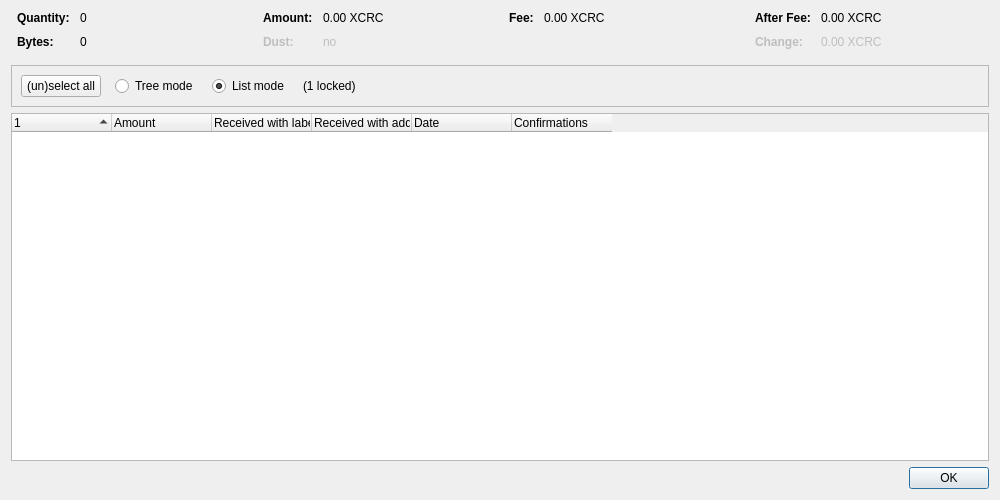
<?xml version="1.0" encoding="UTF-8"?>
<ui version="4.0">
 <class>CoinControlDialog</class>
 <widget class="QDialog" name="CoinControlDialog">
  <property name="geometry">
   <rect>
    <x>0</x>
    <y>0</y>
    <width>1000</width>
    <height>500</height>
   </rect>
  </property>
  <property name="windowTitle">
   <string>Coin Selection</string>
  </property>
  <layout class="QVBoxLayout" name="verticalLayout">
   <item>
    <layout class="QHBoxLayout" name="horizontalLayoutTop" stretch="0,0,0,0">
     <property name="topMargin">
      <number>0</number>
     </property>
     <property name="bottomMargin">
      <number>10</number>
     </property>
     <item>
      <layout class="QFormLayout" name="formLayoutCoinControl1">
       <property name="horizontalSpacing">
        <number>10</number>
       </property>
       <property name="verticalSpacing">
        <number>10</number>
       </property>
       <property name="leftMargin">
        <number>6</number>
       </property>
       <property name="rightMargin">
        <number>6</number>
       </property>
       <item row="0" column="0">
        <widget class="QLabel" name="labelCoinControlQuantityText">
         <property name="font">
          <font>
           <weight>75</weight>
           <bold>true</bold>
          </font>
         </property>
         <property name="text">
          <string>Quantity:</string>
         </property>
        </widget>
       </item>
       <item row="0" column="1">
        <widget class="QLabel" name="labelCoinControlQuantity">
         <property name="cursor">
          <cursorShape>IBeamCursor</cursorShape>
         </property>
         <property name="contextMenuPolicy">
          <enum>Qt::ActionsContextMenu</enum>
         </property>
         <property name="text">
          <string notr="true">0</string>
         </property>
         <property name="textInteractionFlags">
          <set>Qt::LinksAccessibleByMouse|Qt::TextSelectableByKeyboard|Qt::TextSelectableByMouse</set>
         </property>
        </widget>
       </item>
       <item row="1" column="0">
        <widget class="QLabel" name="labelCoinControlBytesText">
         <property name="font">
          <font>
           <weight>75</weight>
           <bold>true</bold>
          </font>
         </property>
         <property name="text">
          <string>Bytes:</string>
         </property>
        </widget>
       </item>
       <item row="1" column="1">
        <widget class="QLabel" name="labelCoinControlBytes">
         <property name="cursor">
          <cursorShape>IBeamCursor</cursorShape>
         </property>
         <property name="contextMenuPolicy">
          <enum>Qt::ActionsContextMenu</enum>
         </property>
         <property name="text">
          <string notr="true">0</string>
         </property>
         <property name="textInteractionFlags">
          <set>Qt::LinksAccessibleByMouse|Qt::TextSelectableByKeyboard|Qt::TextSelectableByMouse</set>
         </property>
        </widget>
       </item>
      </layout>
     </item>
     <item>
      <layout class="QFormLayout" name="formLayoutCoinControl2">
       <property name="horizontalSpacing">
        <number>10</number>
       </property>
       <property name="verticalSpacing">
        <number>10</number>
       </property>
       <property name="leftMargin">
        <number>6</number>
       </property>
       <property name="rightMargin">
        <number>6</number>
       </property>
       <item row="0" column="0">
        <widget class="QLabel" name="labelCoinControlAmountText">
         <property name="font">
          <font>
           <weight>75</weight>
           <bold>true</bold>
          </font>
         </property>
         <property name="text">
          <string>Amount:</string>
         </property>
        </widget>
       </item>
       <item row="0" column="1">
        <widget class="QLabel" name="labelCoinControlAmount">
         <property name="cursor">
          <cursorShape>IBeamCursor</cursorShape>
         </property>
         <property name="contextMenuPolicy">
          <enum>Qt::ActionsContextMenu</enum>
         </property>
         <property name="text">
          <string notr="true">0.00 XCRC</string>
         </property>
         <property name="textInteractionFlags">
          <set>Qt::LinksAccessibleByMouse|Qt::TextSelectableByKeyboard|Qt::TextSelectableByMouse</set>
         </property>
        </widget>
       </item>
       <item row="1" column="0">
        <widget class="QLabel" name="labelCoinControlLowOutputText">
         <property name="enabled">
          <bool>false</bool>
         </property>
         <property name="font">
          <font>
           <weight>75</weight>
           <bold>true</bold>
          </font>
         </property>
         <property name="text">
          <string>Dust:</string>
         </property>
        </widget>
       </item>
       <item row="1" column="1">
        <widget class="QLabel" name="labelCoinControlLowOutput">
         <property name="enabled">
          <bool>false</bool>
         </property>
         <property name="cursor">
          <cursorShape>IBeamCursor</cursorShape>
         </property>
         <property name="contextMenuPolicy">
          <enum>Qt::ActionsContextMenu</enum>
         </property>
         <property name="text">
          <string notr="true">no</string>
         </property>
         <property name="textInteractionFlags">
          <set>Qt::LinksAccessibleByMouse|Qt::TextSelectableByKeyboard|Qt::TextSelectableByMouse</set>
         </property>
        </widget>
       </item>
      </layout>
     </item>
     <item>
      <layout class="QFormLayout" name="formLayoutCoinControl3">
       <property name="horizontalSpacing">
        <number>10</number>
       </property>
       <property name="verticalSpacing">
        <number>10</number>
       </property>
       <property name="leftMargin">
        <number>6</number>
       </property>
       <property name="rightMargin">
        <number>6</number>
       </property>
       <item row="0" column="0">
        <widget class="QLabel" name="labelCoinControlFeeText">
         <property name="font">
          <font>
           <weight>75</weight>
           <bold>true</bold>
          </font>
         </property>
         <property name="text">
          <string>Fee:</string>
         </property>
        </widget>
       </item>
       <item row="0" column="1">
        <widget class="QLabel" name="labelCoinControlFee">
         <property name="cursor">
          <cursorShape>IBeamCursor</cursorShape>
         </property>
         <property name="contextMenuPolicy">
          <enum>Qt::ActionsContextMenu</enum>
         </property>
         <property name="text">
          <string notr="true">0.00 XCRC</string>
         </property>
         <property name="textInteractionFlags">
          <set>Qt::LinksAccessibleByMouse|Qt::TextSelectableByKeyboard|Qt::TextSelectableByMouse</set>
         </property>
        </widget>
       </item>
      </layout>
     </item>
     <item>
      <layout class="QFormLayout" name="formLayoutCoinControl4">
       <property name="horizontalSpacing">
        <number>10</number>
       </property>
       <property name="verticalSpacing">
        <number>10</number>
       </property>
       <property name="leftMargin">
        <number>6</number>
       </property>
       <property name="rightMargin">
        <number>6</number>
       </property>
       <item row="0" column="0">
        <widget class="QLabel" name="labelCoinControlAfterFeeText">
         <property name="font">
          <font>
           <weight>75</weight>
           <bold>true</bold>
          </font>
         </property>
         <property name="text">
          <string>After Fee:</string>
         </property>
        </widget>
       </item>
       <item row="0" column="1">
        <widget class="QLabel" name="labelCoinControlAfterFee">
         <property name="cursor">
          <cursorShape>IBeamCursor</cursorShape>
         </property>
         <property name="contextMenuPolicy">
          <enum>Qt::ActionsContextMenu</enum>
         </property>
         <property name="text">
          <string notr="true">0.00 XCRC</string>
         </property>
         <property name="textInteractionFlags">
          <set>Qt::LinksAccessibleByMouse|Qt::TextSelectableByKeyboard|Qt::TextSelectableByMouse</set>
         </property>
        </widget>
       </item>
       <item row="1" column="0">
        <widget class="QLabel" name="labelCoinControlChangeText">
         <property name="enabled">
          <bool>false</bool>
         </property>
         <property name="font">
          <font>
           <weight>75</weight>
           <bold>true</bold>
          </font>
         </property>
         <property name="text">
          <string>Change:</string>
         </property>
        </widget>
       </item>
       <item row="1" column="1">
        <widget class="QLabel" name="labelCoinControlChange">
         <property name="enabled">
          <bool>false</bool>
         </property>
         <property name="cursor">
          <cursorShape>IBeamCursor</cursorShape>
         </property>
         <property name="contextMenuPolicy">
          <enum>Qt::ActionsContextMenu</enum>
         </property>
         <property name="text">
          <string notr="true">0.00 XCRC</string>
         </property>
         <property name="textInteractionFlags">
          <set>Qt::LinksAccessibleByMouse|Qt::TextSelectableByKeyboard|Qt::TextSelectableByMouse</set>
         </property>
        </widget>
       </item>
      </layout>
     </item>
    </layout>
   </item>
   <item>
    <widget class="QFrame" name="frame">
     <property name="minimumSize">
      <size>
       <width>0</width>
       <height>40</height>
      </size>
     </property>
     <property name="frameShape">
      <enum>QFrame::StyledPanel</enum>
     </property>
     <property name="frameShadow">
      <enum>QFrame::Sunken</enum>
     </property>
     <layout class="QHBoxLayout" name="horizontalLayout">
      <item>
       <layout class="QHBoxLayout" name="horizontalLayoutPanel" stretch="0,0,0,0,0">
        <property name="spacing">
         <number>14</number>
        </property>
        <item>
         <widget class="QPushButton" name="pushButtonSelectAll">
          <property name="sizePolicy">
           <sizepolicy hsizetype="Maximum" vsizetype="Fixed">
            <horstretch>0</horstretch>
            <verstretch>0</verstretch>
           </sizepolicy>
          </property>
          <property name="text">
           <string>(un)select all</string>
          </property>
          <property name="autoDefault">
           <bool>false</bool>
          </property>
         </widget>
        </item>
        <item>
         <widget class="QRadioButton" name="radioTreeMode">
          <property name="sizePolicy">
           <sizepolicy hsizetype="Maximum" vsizetype="Fixed">
            <horstretch>0</horstretch>
            <verstretch>0</verstretch>
           </sizepolicy>
          </property>
          <property name="text">
           <string>Tree mode</string>
          </property>
         </widget>
        </item>
        <item>
         <widget class="QRadioButton" name="radioListMode">
          <property name="sizePolicy">
           <sizepolicy hsizetype="Maximum" vsizetype="Fixed">
            <horstretch>0</horstretch>
            <verstretch>0</verstretch>
           </sizepolicy>
          </property>
          <property name="text">
           <string>List mode</string>
          </property>
          <property name="checked">
           <bool>true</bool>
          </property>
         </widget>
        </item>
        <item>
         <widget class="QLabel" name="labelLocked">
          <property name="text">
           <string notr="true">(1 locked)</string>
          </property>
         </widget>
        </item>
        <item>
         <spacer name="horizontalSpacer">
          <property name="orientation">
           <enum>Qt::Horizontal</enum>
          </property>
          <property name="sizeHint" stdset="0">
           <size>
            <width>40</width>
            <height>20</height>
           </size>
          </property>
         </spacer>
        </item>
       </layout>
      </item>
     </layout>
    </widget>
   </item>
   <item>
    <widget class="CoinControlTreeWidget" name="treeWidget">
     <property name="contextMenuPolicy">
      <enum>Qt::CustomContextMenu</enum>
     </property>
     <property name="sortingEnabled">
      <bool>false</bool>
     </property>
     <property name="columnCount">
      <number>6</number>
     </property>
     <attribute name="headerShowSortIndicator" stdset="0">
      <bool>true</bool>
     </attribute>
     <attribute name="headerStretchLastSection">
      <bool>false</bool>
     </attribute>
     <column>
      <property name="text">
       <string/>
      </property>
     </column>
     <column>
      <property name="text">
       <string>Amount</string>
      </property>
     </column>
     <column>
      <property name="text">
       <string>Received with label</string>
      </property>
     </column>
     <column>
      <property name="text">
       <string>Received with address</string>
      </property>
     </column>
     <column>
      <property name="text">
       <string>Date</string>
      </property>
     </column>
     <column>
      <property name="text">
       <string>Confirmations</string>
      </property>
      <property name="toolTip">
       <string>Confirmed</string>
      </property>
     </column>
     <column>
      <property name="text">
       <string/>
      </property>
     </column>
     <column>
      <property name="text">
       <string/>
      </property>
     </column>
     <column>
      <property name="text">
       <string/>
      </property>
     </column>
     <column>
      <property name="text">
       <string/>
      </property>
     </column>
    </widget>
   </item>
   <item>
    <widget class="QDialogButtonBox" name="buttonBox">
     <property name="orientation">
      <enum>Qt::Horizontal</enum>
     </property>
     <property name="standardButtons">
      <set>QDialogButtonBox::Ok</set>
     </property>
    </widget>
   </item>
  </layout>
 </widget>
 <customwidgets>
  <customwidget>
   <class>CoinControlTreeWidget</class>
   <extends>QTreeWidget</extends>
   <header>qt/coincontroltreewidget.h</header>
  </customwidget>
 </customwidgets>
 <resources/>
 <connections/>
</ui>
